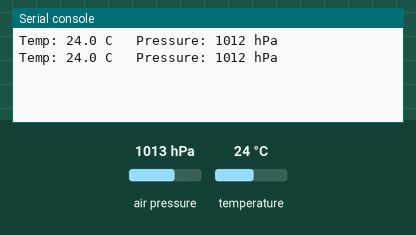
Simulated run of this program. Board: Raspberry Pi Pico running MicroPython. Shown: the last lines printed to the serial console. The inputs (shaded band) are chosen by the test bench; at power-on: air pressure 1013 hPa, temperature 24 °C. Library files of the repository ran but are not shown: bmp280.py.

Above: at 1.2 s.
1.3 s: air pressure set to 952 hPa
At 2.5 s:
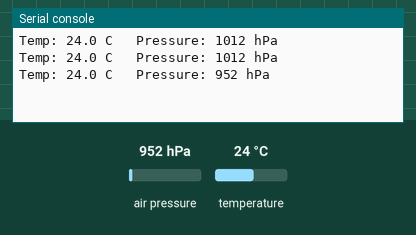
2.8 s: temperature set to 12 °C
At 3.9 s:
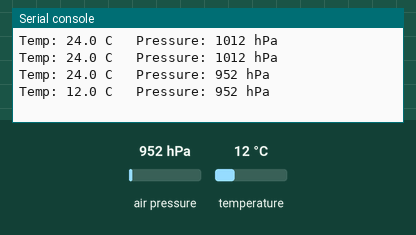
4.3 s: air pressure set to 975 hPa
At 4.3 s:
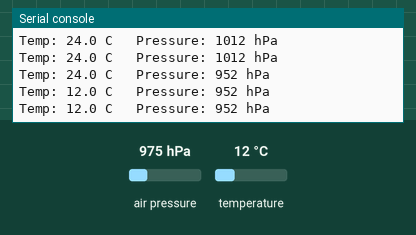
Timing chart, 0 to 7.3 s (numbered marks = the images above; inputs shaded):
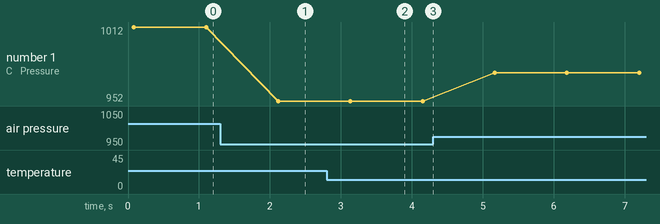

Measured:
- after the input at 1.3 s, the serial console: prints a new line after 0.82 s (image 1)
- after the input at 2.8 s, the serial console: prints a new line after 0.33 s (image 2)
- plotted number 1: 1012 → 952 after the input at 1.3 s, 952 → 975 after the input at 4.3 s

The program:

test--BMP.py
```python
# Test program for SENSOR BMP280
# Library bmp280 is required
#
from machine import I2C, Pin
import urequests
import time
import machine
import bmp280
#
# ------- bmp280 Setup -----------
# BMP280,SDA --> PICO GPIO0,PIN 1
# BMP280,SCL --> PICO GPIO1,PIN 2
i2c = I2C(0, scl=Pin(1), sda=Pin(0), freq=10000)
bmp = bmp280.BMP280(i2c, addr=0x76)
# ---------------------------------------
# Hauptschleife
# ---------------------------------------
while True:
    try:
        # bmp280 auslesen (nicht-blockierend, mit Fehlerbehandlung)
        temp = bmp.temperature        # °C
        pressure = bmp.pressure
        pres = int(pressure / 100)
        print("Temp:", temp, "C   Pressure:", pres, "hPa")
    except Exception as e:
        print("I2C Fehlfunktion:", e)
    time.sleep(1)
```
